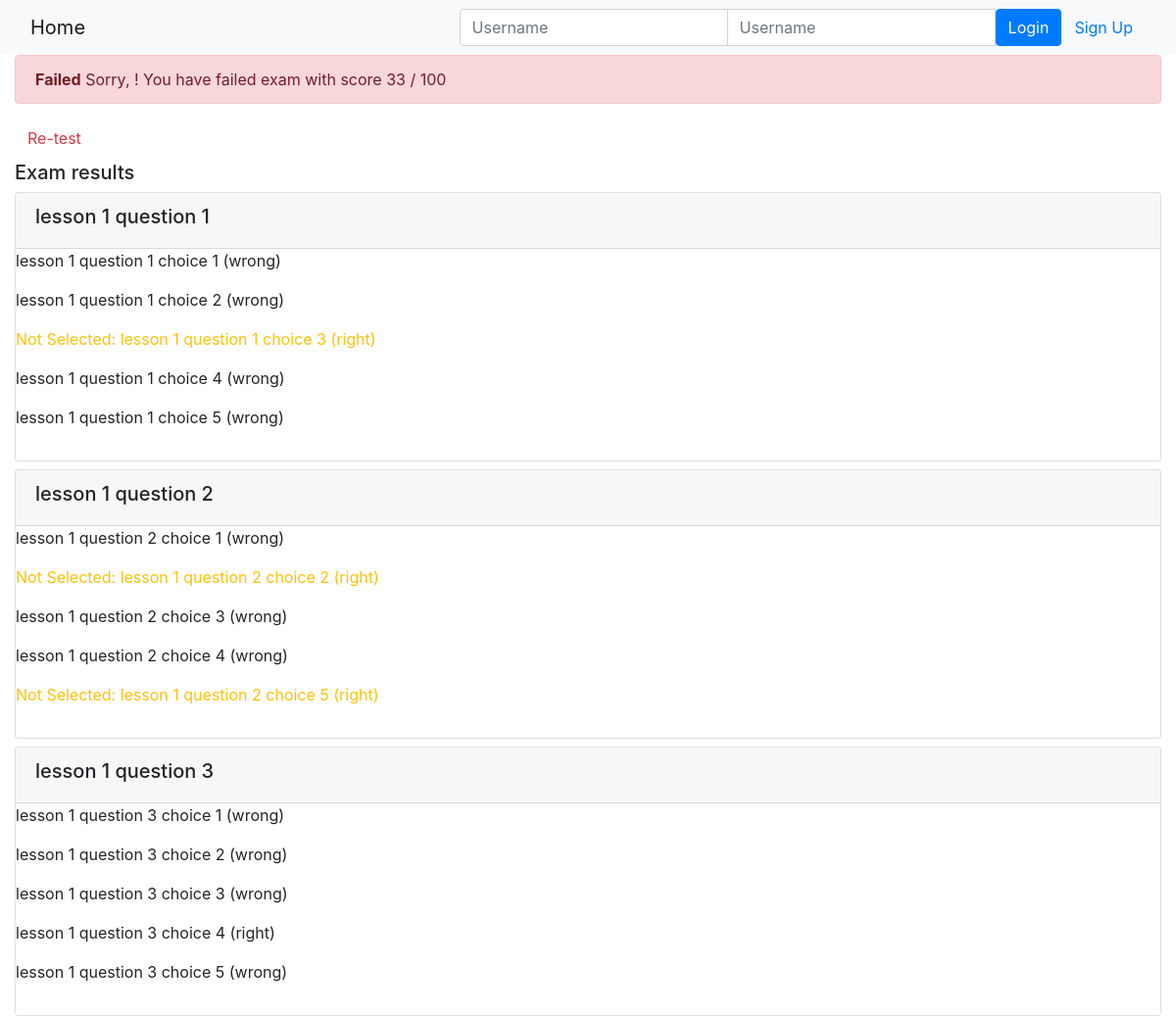
Page /onlinecourse/course/1/submission/1/result/ on the committed database.
### onlinecourse/models.py (models this page shows)
class Question(models.Model):
    lesson_id = models.ForeignKey(Lesson, on_delete=models.CASCADE)
    question_text = models.CharField(max_length=1000)
    question_grade = models.IntegerField(default=0)
    def is_get_score(self, selected_ids):
       all_answers = self.choice_set.filter(is_correct=True).count()
       selected_correct = self.choice_set.filter(is_correct=True, id__in=selected_ids).count()
       if all_answers == selected_correct:
           return True
       else:
           return False

class Choice(models.Model):
    question_id = models.ForeignKey(Question, on_delete=models.CASCADE)
    choice_text = models.CharField(max_length=500)
    is_correct = models.BooleanField(default=False)

### onlinecourse/views.py (the view)
# urls.py: path('course/<int:course_id>/submission/<int:submission_id>/result/', views.show_exam_result, name='show_exam_result'),
def show_exam_result(request, course_id, submission_id):
    course = get_object_or_404(Course, pk=course_id)
    submission = get_object_or_404(Submission, pk=submission_id)
    lesson = course.lesson_set.get(course=course)
    selected_choice_ids = submission.choices.all()
    marks = 0
    total_marks = lesson.question_set.all().count()
    for question in lesson.question_set.all():
        if question.is_get_score(selected_choice_ids):
            marks += 1
    grade = int(marks / total_marks * 100)
    context = {
        'marks': marks,
        'total_marks': total_marks,
        'course' : course,
        'grade' : grade,
        'selected_choice_ids' : selected_choice_ids,
        'lesson' : lesson
    }
    return render(request, 'onlinecourse/exam_result_bootstrap.html', context)

### onlinecourse/templates/onlinecourse/exam_result_bootstrap.html (shortened to what this page needs)
<!DOCTYPE html>
<html lang="en">
<head>
    {% load static %}
    <link rel="stylesheet" href="https://maxcdn.bootstrapcdn.com/bootstrap/4.5.2/css/bootstrap.min.css">
</head>
<body>
 <nav class="navbar navbar-light bg-light">
    <div class="container-fluid">
        <div class="navbar-header">
              <a class="navbar-brand" href="{% url 'onlinecourse:index' %}">Home</a>
        </div>
        <ul class="nav navbar-nav navbar-right">
            {% if user.is_authenticated %}
            <li>
                <a class="btn btn-link" href="#">{{ user.first_name }}({{ user.username }})</a>
                <a class="btn btn-link" href="{% url 'onlinecourse:logout' %}">Logout</a>
            </li>
            {% else %}
            <li>
                <form class="form-inline" action="{% url 'onlinecourse:login' %}" method="post">
                    <div class="input-group">
                        <input type="text" class="form-control" placeholder="Username" name="username" >
                        <input type="password" class="form-control" placeholder="Username" name="psw" >
                        <button class="btn btn-primary" type="submit">Login</button>
                        <a class="btn btn-link" href="{% url 'onlinecourse:registration' %}">Sign Up</a>
                    </div>
                </form>
            </li>
            {% endif %}
        </ul>
    </div>
</nav>
<div class="container-fluid">
    {% if grade > 80 %}
    <div class="alert alert-success">
        <strong>Congratulations, {{ user.username }}!</strong>  You have passed the exam and completed the course with score {{ grade }} / 100
    </div>
        {% else %}
        <div class="alert alert-danger">
            <strong>Failed</strong> Sorry, {{ user.username }}! You have failed exam with score {{ grade }} / 100
        </div>
        <a class="btn btn-link text-danger" href="{% url 'onlinecourse:course_details' course.id %}">Re-test</a>
        {% endif %}
        <div class="card-columns-vertical mt-1">
        <h5 class="">Exam results</h5>
            {% for question in lesson.question_set.all %}
            <div class="card mt-2">
                <div class="card-header"><h5>{{ question.question_text}}</h5></div>
                <div class="form-group">
                {% for choice in question.choice_set.all %}
                    {% if choice in selected_choice_ids %}
                        {% if choice.is_correct %}
                            <p class="text-success">Correct answar: {{ choice.choice_text }} </p>
                        {% else %}
                            <p class="text-danger">Wrong answer: {{ choice.choice_text }} </p>
                        {% endif %}
                    {% else %}
                        {% if choice.is_correct %}
                            <p class="text-warning">Not Selected: {{ choice.choice_text }} </p>
                        {% else %}
                            <p>{{ choice.choice_text }}</p>
                        {% endif %}
                    {% endif %}
                {% endfor %}
                </div>
            </div>
        {% endfor %}
        </div>
    </div>
</body>
</html>

### rows in the picture
Question: question_text "lesson 1 question 1"
Choice: choice_text "lesson 1 question 1 choice 1 (wrong)"
Choice: choice_text "lesson 1 question 1 choice 2 (wrong)"
Choice: choice_text "lesson 1 question 1 choice 3 (right)"
Choice: choice_text "lesson 1 question 1 choice 4 (wrong)"
Choice: choice_text "lesson 1 question 1 choice 5 (wrong)"
Question: question_text "lesson 1 question 2"
Choice: choice_text "lesson 1 question 2 choice 1 (wrong)"
Choice: choice_text "lesson 1 question 2 choice 2 (right)"
Choice: choice_text "lesson 1 question 2 choice 3 (wrong)"
Choice: choice_text "lesson 1 question 2 choice 4 (wrong)"
Choice: choice_text "lesson 1 question 2 choice 5 (right)"
Question: question_text "lesson 1 question 3"
Choice: choice_text "lesson 1 question 3 choice 1 (wrong)"
Choice: choice_text "lesson 1 question 3 choice 2 (wrong)"
Choice: choice_text "lesson 1 question 3 choice 3 (wrong)"
Choice: choice_text "lesson 1 question 3 choice 4 (right)"
Choice: choice_text "lesson 1 question 3 choice 5 (wrong)"

### other values in the picture
{{ grade }} "33"
